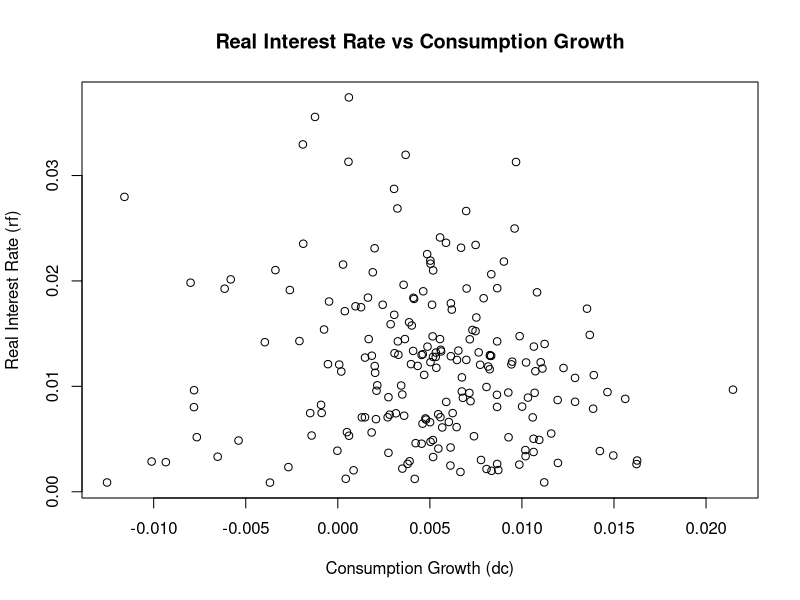
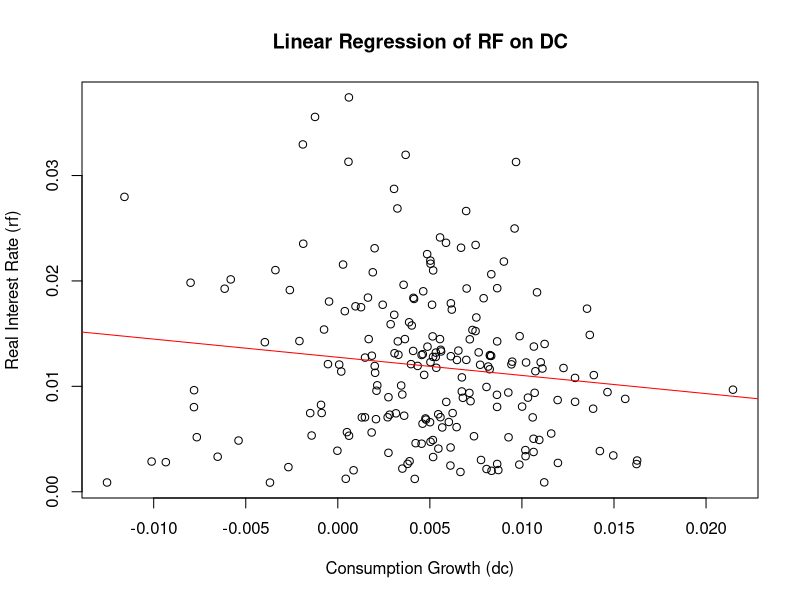
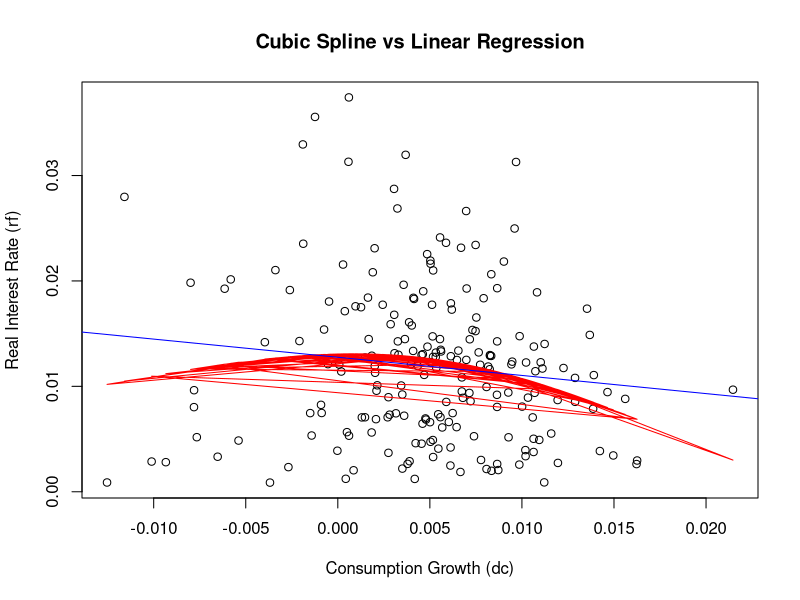
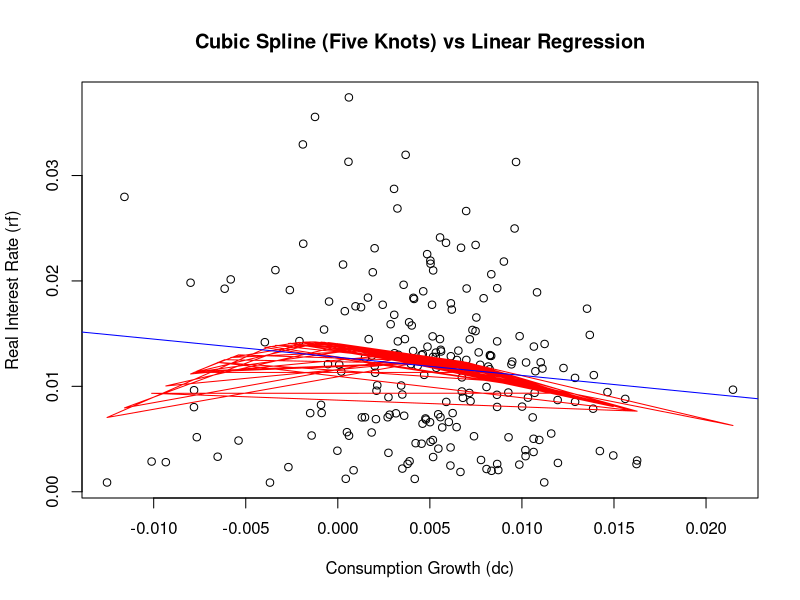
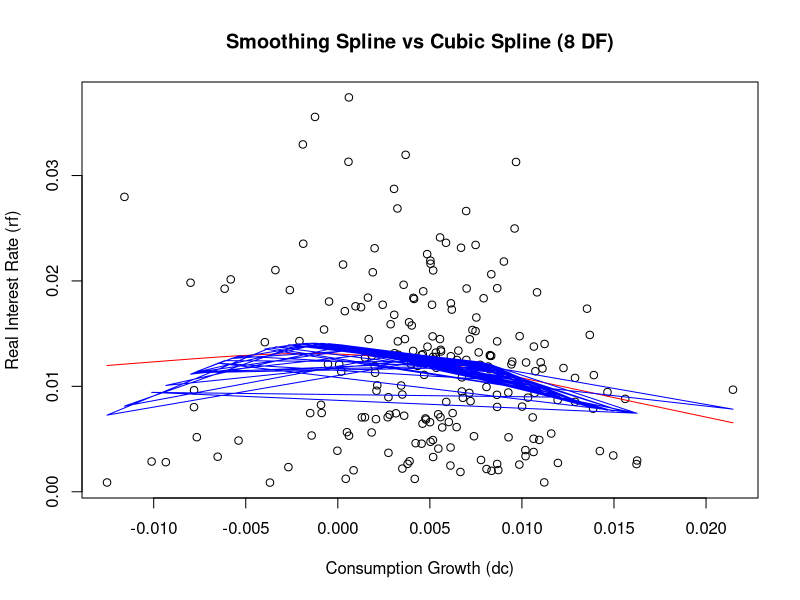

Reproduce these figures in R, in order.
# PROBLEM SET 3B
# This assignment is done in a group of three
# Prajwal Kaushal, Sumukha Sharma, Aaryan Agarwal

###############################################################################
# Question 1
###############################################################################

# Loading data
data <- read.table("USAQ.txt", header = TRUE, sep = "\t")

# inspecting it by lookinng at the first few rows
head(data)

# checking the structure
str(data)

# summary
summary(data)

# subset of the data focusing on real interest rate(rf) and consumption growth(dc)
analysis_data <- data[, c("rf", "dc")]

# Summary for the subset
summary(analysis_data)

# Plotting the data to see relationship between dc and rf
plot(analysis_data$dc, analysis_data$rf, main = "Real Interest Rate vs Consumption Growth",
     xlab = "Consumption Growth (dc)", ylab = "Real Interest Rate (rf)")

###############################################################################
# Question 2
###############################################################################

# linear regression
model <- lm(rf ~ dc, data = analysis_data)

# summary of the regression model to interpret the coefficients
summary(model)

# Plotting the original data points
plot(analysis_data$dc, analysis_data$rf, main = "Linear Regression of RF on DC",
     xlab = "Consumption Growth (dc)", ylab = "Real Interest Rate (rf)")

# Adding the regression line to the plot
abline(model, col = "red")

# Intercept (0.0127557): This is the expected value of rf when dc is zero. 
# The intercept is significantly different from zero, as indicated by the p-value 
# (<2e-16, which is practically zero).

# dc Coefficient (-0.1723330): This is the estimated coefficient for consumption growth. 
# A negative coefficient shows that there is an inverse relationship between consumption 
# growth and the real interest rate.
# negative value implies risk lovinng behavior.

###############################################################################
# Question 3
###############################################################################

library(splines)

# cubic spline with one internal knot
median_dc <- median(analysis_data$dc)
model_spline_one_knot <- lm(rf ~ ns(dc, knots = median_dc), data = analysis_data)

# Plotting the cubic spline with the linear regression 
plot(analysis_data$dc, analysis_data$rf, main = "Cubic Spline vs Linear Regression",
     xlab = "Consumption Growth (dc)", ylab = "Real Interest Rate (rf)")
points(analysis_data$dc, predict(model_spline_one_knot), col = "red", type = "l")
abline(lm(rf ~ dc, data = analysis_data), col = "blue")

# cubic spline with five internal knots
quantiles_dc <- quantile(analysis_data$dc, probs = c(0.2, 0.4, 0.6, 0.8))
model_spline_five_knots <- lm(rf ~ ns(dc, knots = quantiles_dc), data = analysis_data)

# Plotting the data with the cubic spline (five knots)
plot(analysis_data$dc, analysis_data$rf, main = "Cubic Spline (Five Knots) vs Linear Regression",
     xlab = "Consumption Growth (dc)", ylab = "Real Interest Rate (rf)")
points(analysis_data$dc, predict(model_spline_five_knots), col = "red", type = "l")
abline(lm(rf ~ dc, data = analysis_data), col = "blue")

# Compare the variance of the one knot and five knot models
summary(model_spline_one_knot)
summary(model_spline_five_knots)

#summary(fit_splines)


# The coefficients of the cubic spline terms are mixed. 
# The residual standard error is 0.007224, which measures the standard deviation of the residuals.
# Multiple R-square is 0.03891, which means a slight improvement compared to the linear model.

# The coefficients are not statistically significant, as indicated by their p-values. 
# This suggests a more complex, possibly non-linear relationship.
# The residual standard error is 0.007249, slightly higher than the one-knot model, 
# => a marginal increase in the variance.
# Multiple R-squared is 0.04639, which is slightly higher than the one-knot model, 
# => a small improvement in the model's ability to explain the variability in rf.

# the slope is negative

###############################################################################
# Question 4
###############################################################################

# smoothing spline with cross-validation
smooth_spline_model <- smooth.spline(analysis_data$dc, analysis_data$rf, cv = TRUE)

# cubic spline with eight degrees of freedom
cubic_spline_model <- lm(rf ~ ns(dc, df = 8), data = analysis_data)

# Plotting the data with the smoothing spline and cubic spline fits
plot(analysis_data$dc, analysis_data$rf, main = "Smoothing Spline vs Cubic Spline (8 DF)",
     xlab = "Consumption Growth (dc)", ylab = "Real Interest Rate (rf)")
lines(smooth_spline_model, col = "red")
points(analysis_data$dc, predict(cubic_spline_model), col = "blue", type = "l")

# Interpretation based on the plot
# The smoothing spline (red line) shows a curve that deviates from a straight line, 
# => there are nonlinearities in the relationship between dc and (rf). 
# The cubic spline with eight degrees of freedom (blue lines) follows the data's minor
# fluctuations more closely than the smoothing spline. 
# This could indicate that the cubic spline is overfitting the data
# The overall slope of the smoothing spline seems to trend downwards as consumption growth increases.
# This would suggest risk-loving behavior.


